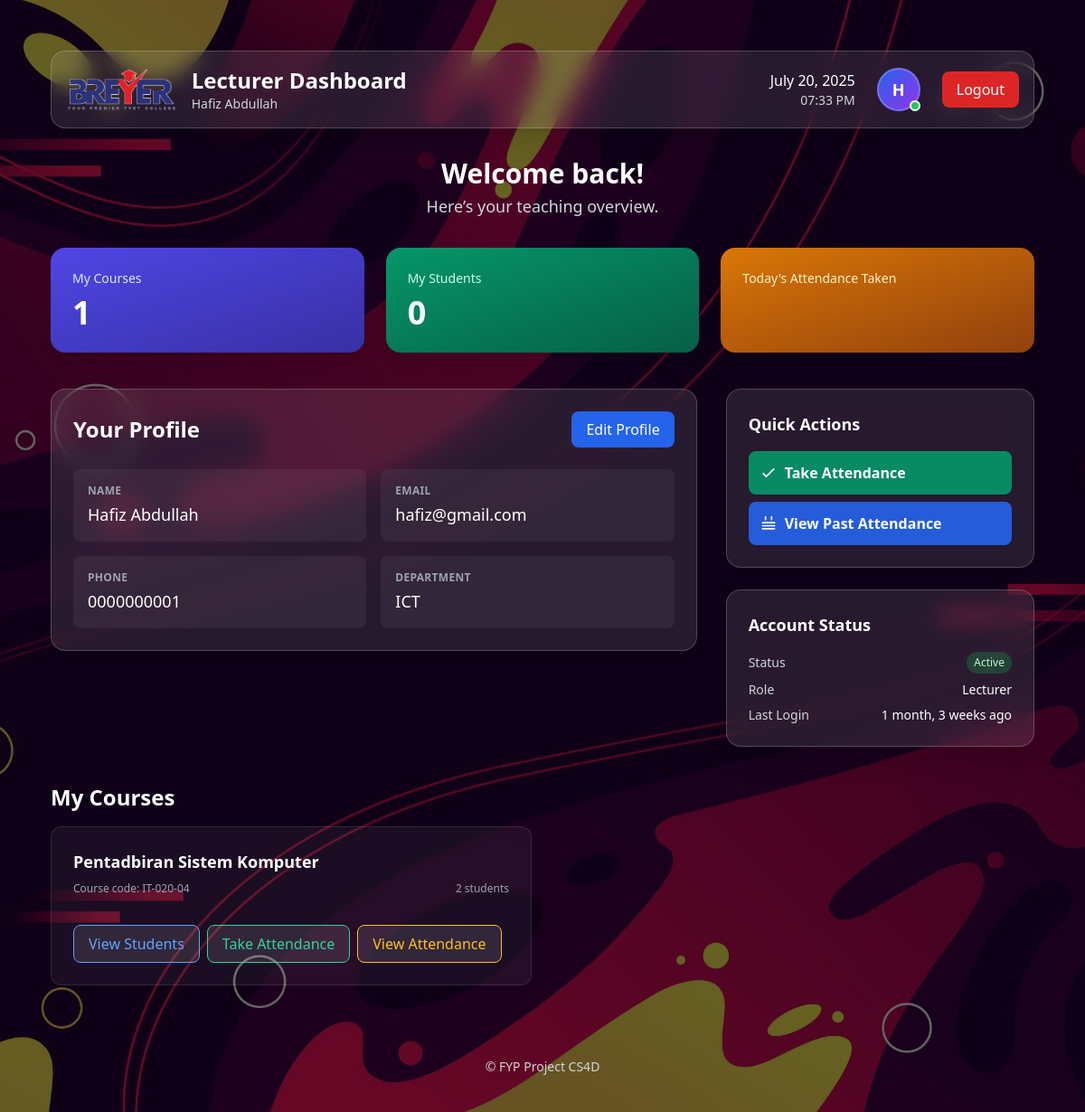
Before: /lecturer/dashboard/ (signed in) with the older database file.
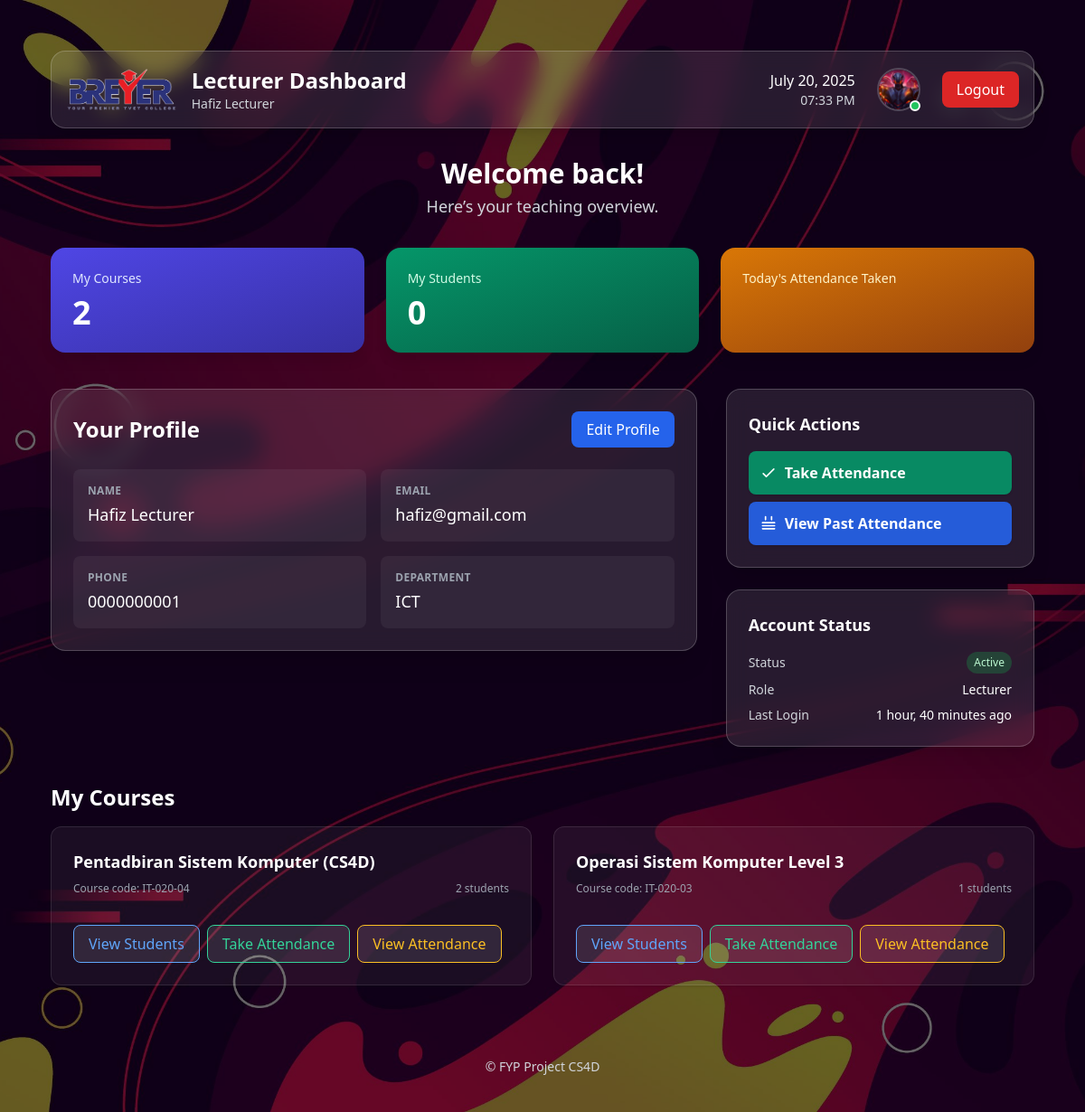
After: the same page with the newer database file.
### accounts/models.py (models this page shows, shortened)
class CustomUser(AbstractBaseUser, PermissionsMixin):
    class Role(models.TextChoices):
        STUDENT = 'STUDENT', 'Student'
        LECTURER = 'LECTURER', 'Lecturer'
        ADMIN = 'ADMIN', 'Admin'
    email = models.EmailField(unique=True)
    role = models.CharField(max_length=20, choices=Role.choices, default=Role.STUDENT)
    first_name = models.CharField(max_length=30, blank=True)
    last_name = models.CharField(max_length=30, blank=True)
    phone_number = models.CharField(max_length=20, blank=True, null=True)
    address = models.TextField(blank=True, null=True)
    department = models.CharField(max_length=100, blank=True, null=True)  # Added department field
    profile_picture = models.ImageField(upload_to='profile_pics/', blank=True, null=True)  # Added profile_picture field
    is_staff = models.BooleanField(default=False)
    is_active = models.BooleanField(default=True)
    date_joined = models.DateTimeField(auto_now_add=True)
    USERNAME_FIELD = 'email'
    REQUIRED_FIELDS = ['first_name', 'last_name']
    objects = CustomUserManager()
    def get_full_name(self):
        return f"{self.first_name} {self.last_name}".strip()

### core/models.py (models this page shows, shortened)
class Course(models.Model):
    name = models.CharField(max_length=255)
    code = models.CharField(max_length=50, unique=True)
    lecturer = models.ForeignKey(Lecturer, on_delete=models.SET_NULL, null=True, related_name='courses')
    classroom = models.CharField(max_length=100, blank=True, null=True)  # Classroom location or name

### accounts/decorators.py (the view)
        @login_required
        def _wrapped_view(request, *args, **kwargs):
            if request.user.role != role:
                return HttpResponseForbidden("You are not authorized to view this page.")
            return view_func(request, *args, **kwargs)

### lecturer/templates/lecturer/dashboard.html (shortened to what this page needs)
{% extends 'lecturer/base_lecturer.html' %}
{% load static %}
{% block lecturer_content %}
<div class="text-center mb-8">
  <h2 class="text-3xl font-bold text-white mb-1">Welcome back!</h2>
  <p class="text-lg text-gray-300">Here’s your teaching overview.</p>
</div>
<div class="grid grid-cols-1 sm:grid-cols-2 md:grid-cols-3 gap-6 mb-10">
  <div class="bg-gradient-to-br from-indigo-600 to-indigo-800 rounded-2xl shadow-lg p-6 flex flex-col items-start">
    <span class="text-sm text-indigo-100 font-medium mb-2">My Courses</span>
    <span class="text-4xl font-bold text-white">{{ courses_data|length }}</span>
  </div>
  <div class="bg-gradient-to-br from-emerald-600 to-emerald-800 rounded-2xl shadow-lg p-6 flex flex-col items-start">
    <span class="text-sm text-emerald-100 font-medium mb-2">My Students</span>
    <span class="text-4xl font-bold text-white">
      {% with total=0 %}
        {% for item in courses_data %}
          {% widthratio item.students_info|length 1 1 as count %}
          {% widthratio total|add:count 1 1 as total %}
        {% endfor %}
        {{ total|default:"0" }}
      {% endwith %}
    </span>
  </div>
  <div class="bg-gradient-to-br from-amber-600 to-amber-800 rounded-2xl shadow-lg p-6 flex flex-col items-start">
    <span class="text-sm text-amber-100 font-medium mb-2">Today's Attendance Taken</span>
  </div>
</div>
<div class="grid grid-cols-1 lg:grid-cols-3 gap-8">
  <div class="lg:col-span-2">
    <div class="bg-white/10 backdrop-blur-md rounded-2xl p-6 border border-white/20 shadow-xl">
      <div class="flex flex-col md:flex-row md:items-center md:justify-between mb-6 gap-2">
        <h2 class="text-2xl font-semibold text-white">Your Profile</h2>
        <a href="{% url 'lecturer:profile_update' %}" class="bg-blue-600 hover:bg-blue-700 text-white px-4 py-2 rounded-lg transition-all text-center">
          Edit Profile
        </a>
      </div>
      <div class="grid md:grid-cols-2 gap-4">
        <div class="bg-white/5 rounded-lg p-4">
          <h3 class="text-xs font-semibold text-gray-400 uppercase tracking-wide mb-1">Name</h3>
          <p class="text-lg text-white">{{ request.user.get_full_name|default:"N/A" }}</p>
        </div>
        <div class="bg-white/5 rounded-lg p-4">
          <h3 class="text-xs font-semibold text-gray-400 uppercase tracking-wide mb-1">Email</h3>
          <p class="text-lg text-white">{{ request.user.email }}</p>
        </div>
        <div class="bg-white/5 rounded-lg p-4">
          <h3 class="text-xs font-semibold text-gray-400 uppercase tracking-wide mb-1">Phone</h3>
          <p class="text-lg text-white">{{ request.user.phone_number|default:"Not set" }}</p>
        </div>
        <div class="bg-white/5 rounded-lg p-4">
          <h3 class="text-xs font-semibold text-gray-400 uppercase tracking-wide mb-1">Department</h3>
          <p class="text-lg text-white">{{ request.user.department|default:"Not set" }}</p>
        </div>
      </div>
    </div>
  </div>
  <div class="space-y-6">
    <div class="bg-white/10 backdrop-blur-md rounded-2xl p-6 border border-white/20 shadow-xl flex flex-col gap-2">
      <h3 class="text-lg font-semibold text-white mb-2">Quick Actions</h3>
      <a href="{% url 'lecturer:attendance_list' %}"
         class="flex items-center gap-2 p-3 bg-emerald-600/90 hover:bg-emerald-700 rounded-lg text-white font-semibold shadow transition duration-150">
        <svg class="w-5 h-5" fill="none" stroke="currentColor" viewBox="0 0 24 24">
          <path stroke-linecap="round" stroke-linejoin="round" stroke-width="2"
            d="M5 13l4 4L19 7"/>
        </svg>
        Take Attendance
      </a>
      <a href="{% url 'lecturer:attendance_history' %}"
         class="flex items-center gap-2 p-3 bg-blue-600/90 hover:bg-blue-700 rounded-lg text-white font-semibold shadow transition duration-150">
        <svg class="w-5 h-5" fill="none" stroke="currentColor" viewBox="0 0 24 24">
          <path stroke-linecap="round" stroke-linejoin="round" stroke-width="2"
                d="M8 7V3M16 7V3M4 11h16M4 19h16M4 15h16"/>
        </svg>
        View Past Attendance
      </a>
    </div>
    <div class="bg-white/10 backdrop-blur-md rounded-2xl p-6 border border-white/20 shadow-xl">
      <h3 class="text-lg font-semibold text-white mb-4">Account Status</h3>
      <div class="flex flex-col gap-2">
        <div class="flex items-center justify-between">
          <span class="text-gray-300 text-sm">Status</span>
          <span class="bg-green-600/30 text-green-200 px-2 py-1 rounded-full text-xs">Active</span>
        </div>
        <div class="flex items-center justify-between">
          <span class="text-gray-300 text-sm">Role</span>
          <span class="text-white text-sm">{{ request.user.get_role_display }}</span>
        </div>
        <div class="flex items-center justify-between">
          <span class="text-gray-300 text-sm">Last Login</span>
          <span class="text-white text-sm">{{ request.user.last_login|timesince }} ago</span>
        </div>
      </div>
    </div>
  </div>
</div>
<div class="mt-10">
  <h2 class="text-2xl font-semibold text-white mb-4">My Courses</h2>
  <div class="grid grid-cols-1 md:grid-cols-2 xl:grid-cols-3 gap-6">
    {% for item in courses_data %}
      <div class="bg-white/5 rounded-xl p-6 border border-white/10 hover:bg-white/10 shadow transition-all duration-300 group flex flex-col gap-2">
        <h3 class="text-lg font-semibold text-white group-hover:text-blue-400 transition-colors">{{ item.course.name }}</h3>
        <div class="flex justify-between text-xs text-gray-400 mb-2">
          <span>Course code: {{ item.course.code }}</span>
          <span>{{ item.students_info|length }} students</span>
        </div>
        <div class="flex flex-wrap gap-2 mt-4">
          <a href="{% url 'lecturer:student_list' item.course.id %}"
             class="bg-white/10 hover:bg-blue-500 hover:text-white px-4 py-2 rounded-lg border border-blue-400 transition text-blue-400">
            View Students
          </a>
          <a href="{% url 'lecturer:attendance_list' %}"
             class="bg-white/10 hover:bg-emerald-600 hover:text-white px-4 py-2 rounded-lg border border-emerald-400 transition text-emerald-400">
            Take Attendance
          </a>
          <a href="{% url 'lecturer:attendance_history' %}"
             class="bg-white/10 hover:bg-amber-500 hover:text-white px-4 py-2 rounded-lg border border-amber-400 transition text-amber-400">
            View Attendance
          </a>
        </div>
      </div>
    {% endfor %}
  </div>
</div>
{% endblock %}

### lecturer/templates/lecturer/base_lecturer.html (shortened to what this page needs)
{% extends 'base.html' %}
{% load static %}
{% block content %}
  <div class="bg-white/10 backdrop-blur-md rounded-2xl p-4 border border-white/20 shadow-xl mb-8">
    <div class="flex justify-between items-center">
      <div class="flex items-center space-x-4">
        <img src="{% static 'images/breyer.jpg' %}" alt="Breyer Logo" class="h-12 w-auto">
        <div>
          <a href="{% url 'lecturer:dashboard' %}" class="text-2xl font-bold text-white hover:text-blue-400 transition">
            Lecturer Dashboard
          </a>
          <p class="text-gray-300 text-sm">{{ request.user.get_full_name|default:request.user.email }}</p>
        </div>
      </div>
      <div class="flex items-center space-x-6">
        <div class="text-right">
          <p class="text-white font-medium" id="current-date"></p>
          <p class="text-gray-300 text-sm" id="current-time"></p>
        </div>
        <a href="{% url 'lecturer:profile' %}" class="relative group">
          {% if request.user.profile_picture %}
          <img src="{{ request.user.profile_picture.url }}" alt="Profile Picture" class="w-12 h-12 rounded-full object-cover border-2 border-white/20 group-hover:border-blue-400 transition-colors">
          {% else %}
          <div class="w-12 h-12 rounded-full bg-gradient-to-br from-blue-600 to-purple-600 flex items-center justify-center border-2 border-white/20 group-hover:border-blue-400 transition-colors">
            <span class="text-white font-semibold text-lg">{{ request.user.get_full_name|first|upper|default:request.user.email|first|upper }}</span>
          </div>
          {% endif %}
          <div class="absolute bottom-0 right-0 w-3 h-3 bg-green-500 rounded-full border-2 border-white"></div>
        </a>
        <form action="{% url 'logout' %}" method="post">
          <button class="bg-red-600 hover:bg-red-700 text-white px-4 py-2 rounded-lg transition-colors flex items-center">
            Logout
          </button>
        </form>
      </div>
    </div>
  </div>
  {% block lecturer_content %}
  {% endblock %}
{% endblock %}

### templates/base.html (shortened to what this page needs)
{% load static %}
<!DOCTYPE html>
<html lang="en" class="scroll-smooth">
<head>
  <script src="https://cdn.tailwindcss.com"></script>
</head>
<body class="relative min-h-screen bg-gray-900 flex flex-col items-center p-6">
  <div class="fixed inset-0 -z-10 bg-black bg-opacity-60"></div>
  <main class="flex-grow max-w-6xl mx-auto p-8 w-full rounded-3xl">
    {% block content %}{% endblock %}
  </main>
  <footer class="mt-8 w-full max-w-6xl text-center text-gray-300 text-sm font-medium select-none py-4">
    &copy; {{ now|date:"Y" }} FYP Project CS4D
  </footer>
</body>
</html>

Changed rows visible on the page:
changed CustomUser "hafiz@gmail.com": user.get_full_name "Hafiz Abdullah" → "Hafiz Lecturer"; user.profile_picture: picture added; user.last_login "1 month, 3 weeks" → "1 hour, 40 minutes"; user.get_full_name|first "H" → (not shown)
changed Course "IT-020-04": course.name "Pentadbiran Sistem Komputer" → "Pentadbiran Sistem Komputer (CS4D)"
added Course: course.name "Operasi Sistem Komputer Level 3", course.code "IT-020-03", students_info|length "1"
Other visible differences:
{{ courses_data|length }}: "1" → "2"
